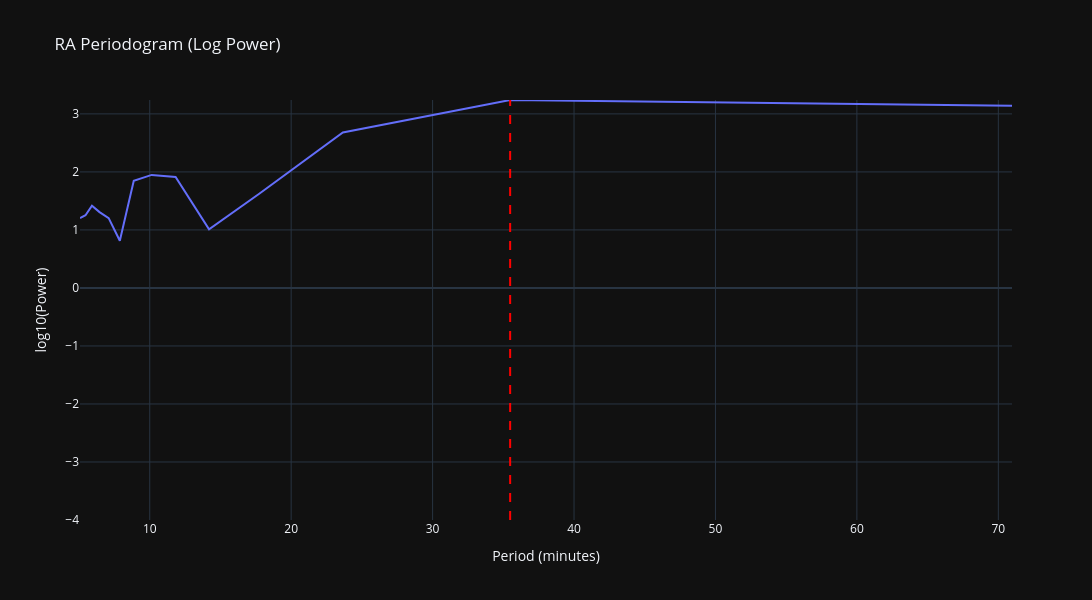

This figure's notebook cell:
### Code cell
periods_min = 1 / freqs / 60
log_power = np.log10(power)
max_y = np.max(log_power)
fig = go.Figure()

fig.add_trace(go.Scatter(
    x=periods_min,
    y=log_power,
    mode='lines',
    name='log10(Power)'
))

fig.add_vline(x=worm_period_sec/60, line_dash="dash", line_color="red")

fig.update_layout(
    title="RA Periodogram (Log Power)",
    xaxis_title="Period (minutes)",
    yaxis_title="log10(Power)", 
    height=600, width=1200, template="plotly_dark",
)
max_y
fig.update_yaxes(range=[ -4, max_y])

fig.show()

### Figure 1 — Plotly figure (JSON) as saved in the notebook; plotly's stock layout.template omitted (floating-point values rounded to 4 significant figures)
{"data": [{"mode": "lines", "name": "log10(Power)", "type": "scatter", "x": [70.97, 35.48, 23.66, 17.74, 14.19, 11.83, 10.14, 8.871, 7.885, 7.097, 6.452, 5.914, 5.459, 5.069], "y": [3.139, 3.24, 2.68, 1.625, 1.012, 1.913, 1.948, 1.847, 0.8141, 1.204, 1.307, 1.419, 1.254, 1.205]}], "layout": {"height": 600, "shapes": [{"line": {"color": "red", "dash": "dash"}, "type": "line", "x0": 35.48, "x1": 35.48, "xref": "x", "y0": 0, "y1": 1, "yref": "y domain"}], "title": {"text": "RA Periodogram (Log Power)"}, "width": 1200, "xaxis": {"title": {"text": "Period (minutes)"}}, "yaxis": {"range": [-4, 3.24], "title": {"text": "log10(Power)"}}}}
